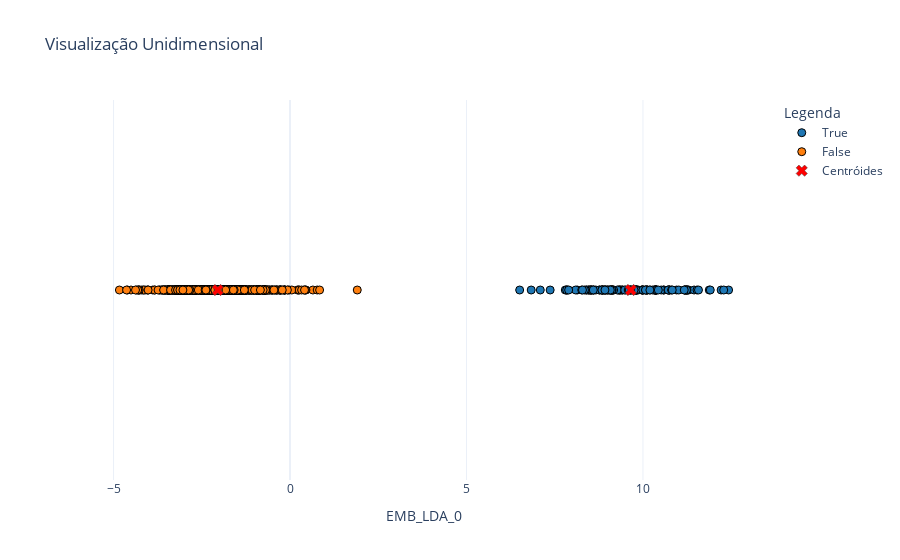

Here is the notebook cell this chart was saved with:
### Code cell
fig = plot_clusters_with_centroids(
    df_combined=df_combined_estampado,
    target_column='ESTAMPADO',
    embedding_columns=colunas_lda,
    color_dict=None,
    title="Visualização Unidimensional",
    apply_umap=False,
    is_1d=True
)
fig.show()

### Figure 1 — Plotly figure (JSON) as saved in the notebook; plotly's stock layout.template omitted (floating-point values rounded to 4 significant figures; data arrays with more than 128 entries replaced by an {"elided": "..."} marker saying what was removed)
{"data": [{"hoverinfo": "text", "marker": {"color": "#1f77b4", "line": {"color": "black", "width": 1}, "size": 8}, "mode": "markers", "name": "True", "text": {"elided": "134 str values"}, "type": "scatter", "x": {"elided": "134 float values"}, "y": {"elided": "134 int values"}}, {"hoverinfo": "text", "marker": {"color": "#ff7f0e", "line": {"color": "black", "width": 1}, "size": 8}, "mode": "markers", "name": "False", "text": {"elided": "632 str values"}, "type": "scatter", "x": {"elided": "632 float values"}, "y": {"elided": "632 int values"}}, {"hoverinfo": "text", "marker": {"color": "red", "line": {"width": 0.5}, "size": 10, "symbol": "x"}, "mode": "markers", "name": "Centróides", "text": ["CLUSTER_False", "CLUSTER_True"], "type": "scatter", "x": [-2.047, 9.656], "y": [0, 0]}], "layout": {"hovermode": "closest", "legend": {"title": {"text": "Legenda"}}, "title": {"text": "Visualização Unidimensional"}, "xaxis": {"title": {"text": "EMB_LDA_0"}}, "yaxis": {"showgrid": false, "showticklabels": false, "title": {"text": ""}, "zeroline": false}}}
